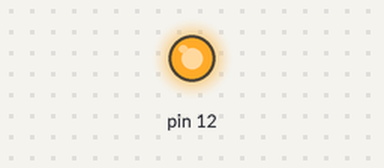
Simulated run of this sketch. Board: Arduino Uno, built with avr-gcc and run on an emulated ATmega328P. Parts: output pins drawn as LEDs (lit = HIGH).

Above: at 0.1 s.
At 21.1 s:
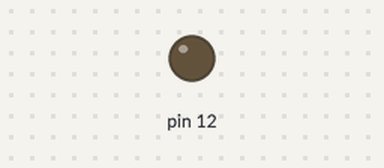
Timing chart, 0 to 22.6 s (numbered marks = the images above):
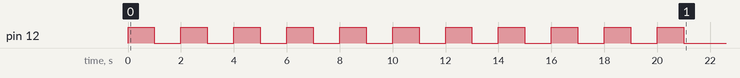

The sketch:

blink1.ino
```cpp
// C++ code

//Turns an LED on for one second, then off for one second, repeatedly.
void setup()
{
  pinMode(12, OUTPUT);
  test1();
}

void loop()
{

}


void test1()
{
  for(int i = 0; i <= 10; i++)
  {
    digitalWrite(12, HIGH); //turn the LED on with high voltage
  delay(1000); // Wait for 1000 millisecond(s)
  digitalWrite(12, LOW); //turn the LED off with low voltage
  delay(1000); // Wait for 1000 millisecond(s)
  }
}
```
